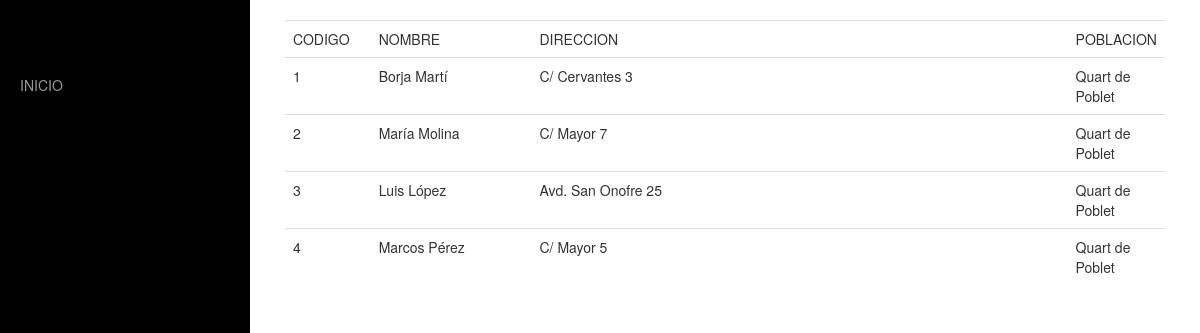
Screenshot of /Clientes/index.php with the database file from the repository.
### tables this page shows
CREATE TABLE IF NOT EXISTS `clientes` (
  `cod_cliente` int(11) NOT NULL AUTO_INCREMENT,
  `nombre` varchar(50) NOT NULL,
  `direccion` varchar(50) NOT NULL,
  `poblacion` varchar(20) NOT NULL,
  PRIMARY KEY (`cod_cliente`)
);

### Clientes/index.php (the view, shortened to what this page needs)
<?php
	$con=mysqli_connect("localhost","root","bbdd","clientes");
	$sql=mysqli_query($con, "SELECT * FROM clientes");
?>
<!DOCTYPE HTML PUBLIC "-//W3C//DTD HTML 4.01 Transitional//EN" "http://www.w3.org/TR/html4/loose.dtd">
<html>
<head>
  <link href="css/bootstrap.min.css" rel="stylesheet">
    <link href="css/simple-sidebar.css" rel="stylesheet">
</head>
<body>
<body>
    <div id="wrapper">
        <div id="sidebar-wrapper">
            <ul class="sidebar-nav">
                <li class="sidebar-brand">
                   <li><a href="index.php">INICIO</a></li>
                </li>
            </ul>
        </div>
        <div id="page-content-wrapper">
            <div class="container-fluid">
                <div class="row">
                    <div class="col-lg-12">
						<div id="main">
						<table class="table table-hover" width="100%" cellspacing="0" cellpadding="0">
								<tr>
									<td width="10%" class="columna">CODIGO</td>
									<td width="20%" class="columna">NOMBRE</td>
									<td width="70%" class="columna">DIRECCION</td>
									<td width="70%" class="columna">POBLACION</td>
								</tr>
						<?php
						$i=0;
						while ($clientes = mysqli_fetch_array($sql)) {
						?>
							<tr class="fila_<?php echo $i%2;?>">
								<td  class="curso"><?php echo $clientes[0];?></td>
								<td><?php echo $clientes[1];?></td>
								<td><?php echo $clientes[2];?></td>
								<td><?php echo $clientes[3];?></td>
							</tr>
						<?php
						$i=$i+1;
						}?>
					</table>
				</div>
               </div>
            </div>
        </div>
    </div>
</body>
</html>

### Clientes/css/simple-sidebar.css (style rules this page uses)
#wrapper { padding-left: 0; -webkit-transition: all 0.5s ease; -moz-transition: all 0.5s ease; -o-transition: all 0.5s ease; transition: all 0.5s ease; }
#sidebar-wrapper { z-index: 1000; position: fixed; left: 250px; width: 0; height: 100%; margin-left: -250px; overflow-y: auto; background: #000; -webkit-transition: all 0.5s ease; -moz-transition: all 0.5s ease; -o-transition: all 0.5s ease; transition: all 0.5s ease; }
#page-content-wrapper { width: 100%; position: absolute; padding: 15px; }
.sidebar-nav { position: absolute; top: 0; width: 250px; margin: 0; padding: 0; list-style: none; }
.sidebar-nav li { text-indent: 20px; line-height: 40px; }
.sidebar-nav li a { display: block; text-decoration: none; color: #999999; }
.sidebar-nav > .sidebar-brand { height: 65px; font-size: 18px; line-height: 60px; }
@media (min-width:768px) { #wrapper { padding-left: 250px; } }
@media (min-width:768px) { #sidebar-wrapper { width: 250px; } }
@media (min-width:768px) { #page-content-wrapper { padding: 20px; position: relative; } }

### rows the page displays
clientes: cod_cliente "1", nombre "Borja Martí", direccion "C/ Cervantes 3", poblacion "Quart de Poblet"
clientes: cod_cliente "2", nombre "María Molina", direccion "C/ Mayor 7", poblacion "Quart de Poblet"
clientes: cod_cliente "3", nombre "Luis López", direccion "Avd. San Onofre 25", poblacion "Quart de Poblet"
clientes: cod_cliente "4", nombre "Marcos Pérez", direccion "C/ Mayor 5", poblacion "Quart de Poblet"
